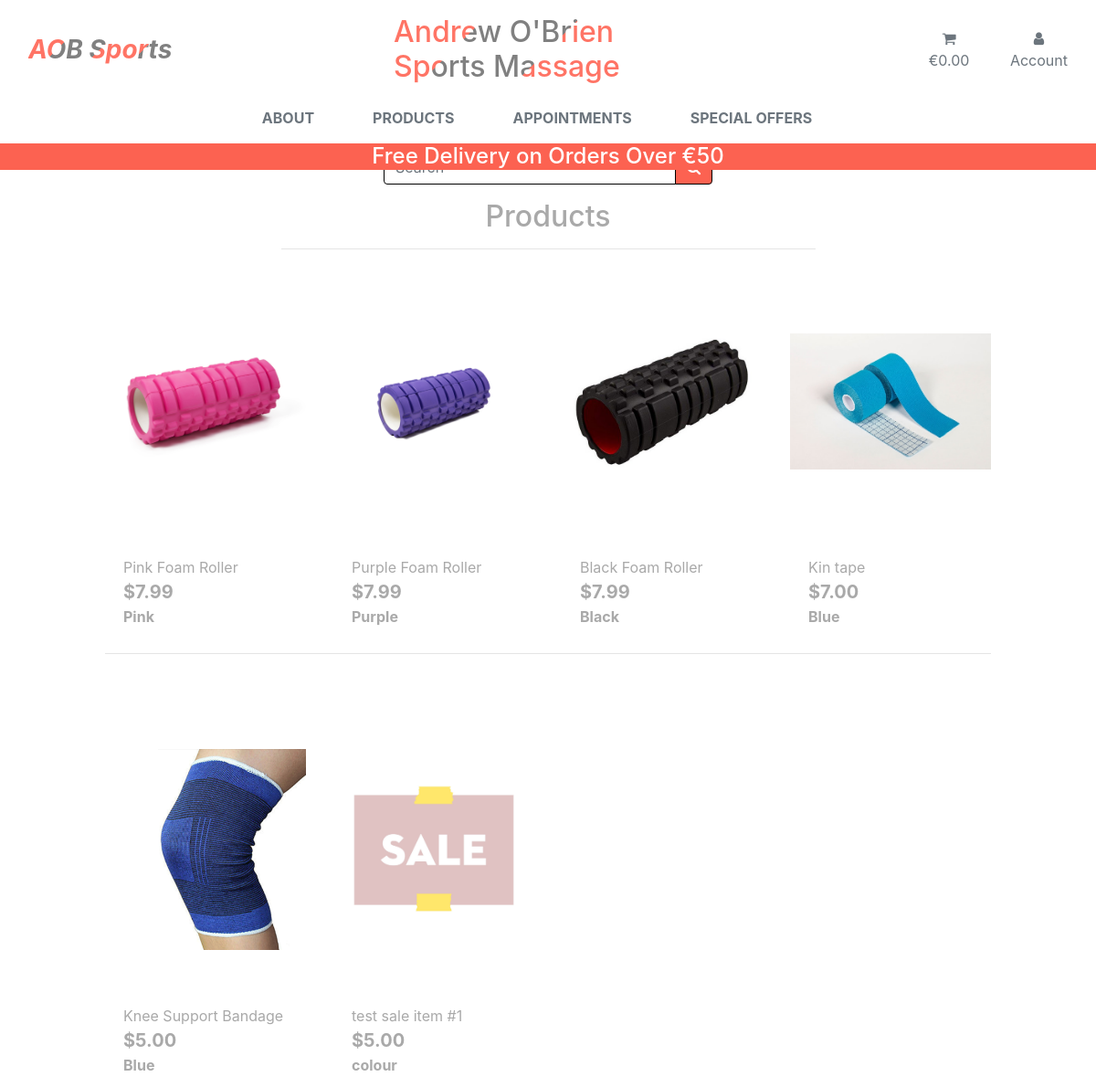
Screenshot of /products/ with the database file from the repository.
### products/models.py (models this page shows, shortened)
class Product(models.Model):
    category = models.ForeignKey('Category', null=True, blank=True, on_delete=models.SET_NULL)
    name = models.CharField(max_length=254)
    description = models.TextField()
    price = models.DecimalField (max_digits=6, decimal_places=2)
    colour = models.TextField(max_length=254, null=True, blank=True)
    image_url = models.URLField(max_length=1024, null=True, blank=True)
    image = models.ImageField(null=True, blank=True)

### products/views.py (the view, shortened to what this page needs)
# urls.py: path('', views.allproducts, name='products'),
def allproducts(request):
    products = Product.objects.all()
    query = None
    categorys = None
    context = {
        'products': products,
        'search': query,
        'currentcategorys': categorys,
    }
    return render(request, 'products/products.html', context)   # view to return products page including sorts&search queries

### cart/contexts.py (called while the page is built, shortened)
def cartcontents(request):
    cartitems = []
    total = 0
    productcount = 0
    cart = request.session.get('cart', {})
    if total < settings.FREEDELIVERY:
        delivery = total * Decimal(settings.STANDARDDELIVERY / 100)
        free_delivery_delta = settings.FREEDELIVERY - total
    else:
        delivery = 0
        free_delivery_delta = 0
    grand_total = delivery + total
    context = {
        'cartitems': cartitems,
        'total': total,
        'productcount': productcount,
        'delivery': delivery,
        'free_delivery_delta': free_delivery_delta,
        'freedelivery': settings.FREEDELIVERY,
        'grand_total': grand_total,
    }
    return context

### products/templates/products/products.html (shortened to what this page needs)
{% extends "base.html" %}
{% load static %}
{% block pageheader %}
<div class="container header-container">
</div>
{% endblock %}
{% block content %}
<div class="productsbackground"></div>
    <div class="container-fluid">
      <div class="col-12 col-lg-4 my-auto py-1 py-lg-0 offset-4">
        <form method="GET" action="{% url 'products' %}">
            <div class="input-group w-100">
                <div class="input-group-append">
                    <button class="form-control btn btn-color border border-black rounded-3" type="submit">
                        <span class="icon">
                        </span>
                    </button>
                </div>
            </div>
        </form>
        </div>
        <div class="row">
            <div class="col text-center mt-3">
                <h2 class="logo-font">Products</h2>
                <hr class="w-50 mb-1">
            </div>
        </div>
        <div class="row">
            <div class="product-container col-10 offset-1">
                <div class="row">
                    {% for product in products %}
                        <div class="col-sm-6 col-md-6 col-lg-4 col-xl-3">
                            <div class="card h-100 border-0">
                                {% if product.image %}
                                <a href="{% url 'productdetail' product.id %}">
                                    <img class="card-img-top img-fluid cropimg" src="{{ product.image.url }}" alt="{{ product.name }}">
                                </a>
                                {% else %}
                                <a href="{% url 'productdetail' product.id %}">
                                    <img class="card-img-top img-fluid cropimg" src="{{ MEDIA_URL }}noimage.png" alt="{{ product.name }}">
                                </a>
                                {% endif %}
                                <div class="card-body pb-0">
                                    <p class="mb-0">{{ product.name }}</p>
                                </div>
                                <div class="card-footer bg-white pt-0 border-0 text-left">
                                    <div class="row">
                                        <div class="col">
                                            <p class="lead mb-0 text-left font-weight-bold">${{ product.price }}</p>
                                          <strong>{{ product.colour }}</strong>
                                        </div>
                                    </div>
                                </div>
                            </div>
                        </div>
                        {% if forloop.counter|divisibleby:4 %}
                            <div class="col-12 d-none d-xl-block mb-5">
                                <hr>
                            </div>
                        {% endif %}
                    {% endfor %}
                </div>
            </div>
        </div>
    </div>
{% endblock %}

### templates/base.html (shortened to what this page needs)
{% load static %}
<!doctype html>
<html lang="en">
  <head>
    {% block corecss %}
    <link rel="stylesheet" href="https://stackpath.bootstrapcdn.com/bootstrap/4.5.2/css/bootstrap.min.css">
    <link href="https://stackpath.bootstrapcdn.com/font-awesome/4.7.0/css/font-awesome.min.css" rel="stylesheet" type="text/css">
    <link rel="stylesheet" href="{% static 'css/base.css' %}">
    {% endblock %}
    {% block extracss %}
    <link rel="stylesheet" href="{% static 'checkout/css/checkout.css' %}">
    {% endblock %}
  </head>
  <body>
    <header class="container-fluid fixed-top">
        <div id="navbar" class="row bg-white pt-lg-2 d-none d-lg-flex">
        <div class="col-12 col-lg-4 my-auto py-1 py-lg-0 text-center text-lg-left">
        <a href="{% url 'home' %}" class="nav-link main-logo-link">
        <h3 class="logo my-0"><strong><i>AOB Sports</strong></i></h3>
        </a>
        </div>
       <div class="col-12 col-lg-4 my-auto py-1 py-lg-0 text-center text-lg-left">
        <a href="{% url 'home' %}" class="nav-link main-logo-link">
        <h2 class="logo my-0">Andrew O'Brien Sports Massage</h2>
        </a>
        </div>
        <div class="col-12 col-lg-4 my-auto py-1 py-lg-0">
        <ul class="list-inline list-unstyled text-center text-lg-right my-0">
              <li class="list-inline-item">
            <a class="{% if grandtotal %}text-info font-weight-bold{% else %}text-secondary{% endif %} nav-link" href="{% url 'viewcart' %}">
            <div class="text-center">
                <div><i class="fa fa-shopping-cart"></i></div>
                <p class="my-auto">
                    {% if grand_total %}
                        €{{ grand_total|floatformat:2 }}
                        {% else %}
                        €0.00
                        {% endif %}
                    </p>
            </div>
            </a>
            </li>
            <li class="list-inline-item dropdown">
            <a class="text-secondary nav-link" href="#" id="user-options" data-toggle="dropdown" aria-haspopup="true" aria-expanded="false">
                <div class="text-center">
                    <div><i class="fa fa-user"></i></div>
                    <p class="my-auto">Account</p>
                </div>
            </a>
            </li>
        </ul>
        </div>
        </div>
        <div class="row bg-white">
        <nav class="navbar navbar-expand-lg navbar-light w-100">
            {% include 'includes/mainnav.html' %}
        </nav>
        </div>
            <div id="delivery-banner" class="row text-center">
            <div class="col banner d-none d-lg-block d-xl-block">
                <h4 class="my-0">Free Delivery on Orders Over €{{ freedelivery }}</h4>
            </div>
        </div>
    </header>
    {% block pageheader %}
    {% endblock %}
    {% block content %}
    {% endblock %}
  </body>
</html>

### templates/includes/mainnav.html (shortened to what this page needs)
<div class="collapse navbar-collapse" id="main-nav">
    <ul class="navbar-nav w-auto mx-auto">
        <li class="nav-item">
            <a class="logo-font font-weight-bold nav-link text-secondary mr-5" href="#">
            ABOUT
            </a>
        </li>
        <li class="nav-item dropdown">
            <a class="logo-font font-weight-bold nav-link text-secondary mr-5" href="{% url 'products' %}" id="productdrop" data-toggle="dropdown" aria-haspopup="true" aria-expanded="false">
            PRODUCTS
            </a>
        </li>
        <li class="nav-item">
            <a class="logo-font font-weight-bold nav-link text-secondary mr-5" href="#">
             APPOINTMENTS
            </a>
        </li>
        <li class="nav-item dropdown">
             <a class="logo-font font-weight-bold nav-link text-secondary mr-5" href="{% url 'products' %}" id="specials" data-toggle="dropdown" aria-haspopup="true" aria-expanded="false">
             SPECIAL OFFERS
            </a>
        </li>
    </ul>
</div>

### static/css/base.css (style rules this page uses)
html { height: 100% }
body { background: url('/media/sport.jpg') no-repeat center fixed; background-size: cover; height: calc(100vh-164px); color: darkgray; }
.icon { align-items: center; display: inline-flex; justify-content: center; }
.main-logo-link { width: fit-content; }
.btn-color { background: #fc6251; color: white; }
a { text-decoration: none; }
.logo { display: flex; background: linear-gradient( -45deg, grey 25%, grey 25%, grey 25%, #ff7465 25%, #ff7465 50%, grey 50%, grey 75%, #ff7465 75%, #ff7465); -webkit-background-clip: text; -webkit-text-fill-color: transparent; }
.banner { background: rgb(252, 98, 81); color: white; }
.border-black { border: 1px solid black !important; }
.productsbackground { height: 100%; width: 100%; top: 0; left: 0; position: fixed; background: white; z-index: -1; }
.cropimg { display: block; margin-left: auto; margin-right: auto; width: 300px; height: 300px; object-fit: scale-down; }
@media (min-width: 1200px) { .container { max-width: 80%; } }
@media (min-width: 992px) { .header-container { padding-top: 164px; } }

### rows the page displays
Product: image (picture), name "Pink Foam Roller", price "7.99", colour "Pink"
Product: image (picture), name "Purple Foam Roller", price "7.99", colour "Purple"
Product: image (picture), name "Black Foam Roller", price "7.99", colour "Black"
Product: image (picture), name "Kin tape", price "7.00", colour "Blue"
Product: image (picture), name "Knee Support Bandage", price "5.00", colour "Blue"
Product: image (picture), name "test sale item #1", price "5.00", colour "colour"

### other values shown
{{ freedelivery }} "50"
